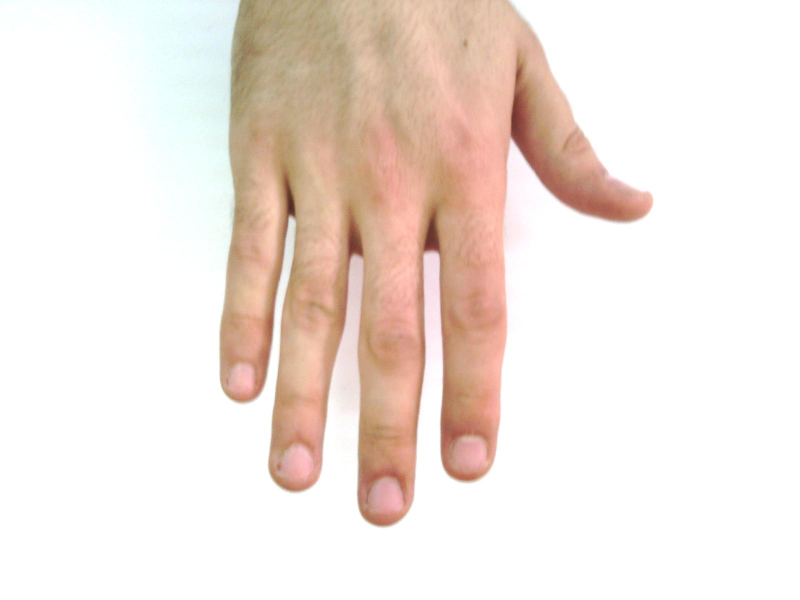
#> input picture python/09_machine/pichand.jpg, 1600 x 1200 px, given in place of the camera (shown at 1/2 size)
$ python hand.py
#> lines starting #> are read from the running program, lines starting #| are printed output that depends on the picture; after the words box and inside, x2 and y2 are one past the last pixel; in counts of white or black regions, pixels touching at a corner belong together
# include the HSV and YCrCb

import cv2
import numpy as np
import math

cap= cv2.VideoCapture(0)
cv2.namedWindow('image')

while(cap.isOpened()):
	ret,frame=cap.read()
#> frame is the input picture: shape (1200, 1600, 3); mean B, G, R 222.4, 229.5, 241.3
	frame = cv2.flip(frame,1)
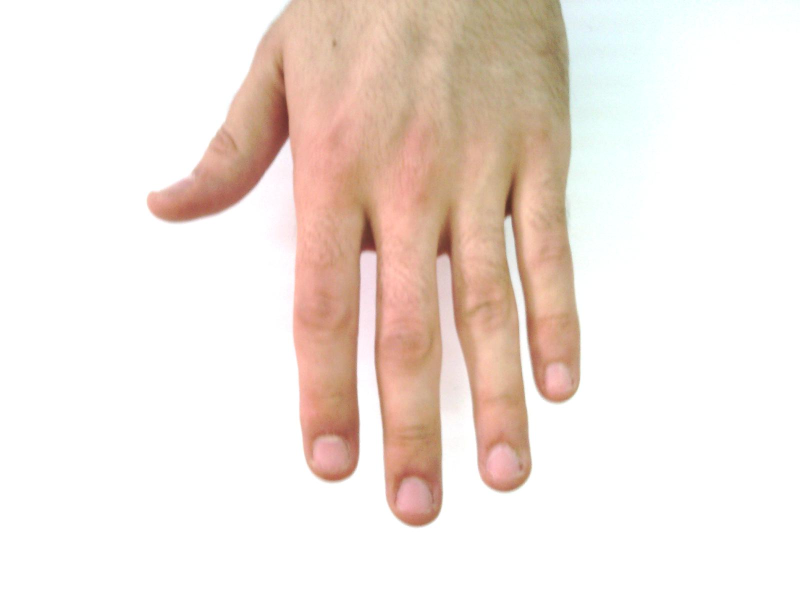
#> frame: shape (1200, 1600, 3) (shown at 1/2 size); mean B, G, R 222.4, 229.5, 241.3

	frame = cv2.resize(frame, (640,360))
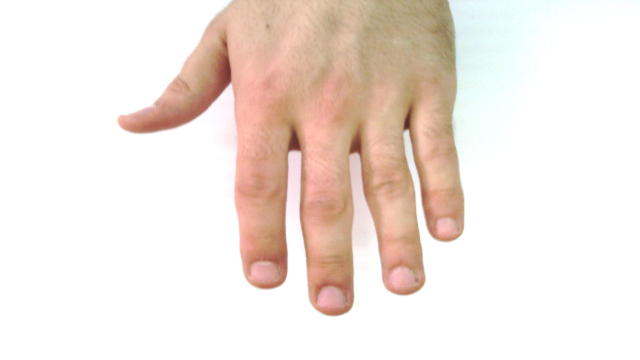
#> frame: shape (360, 640, 3); mean B, G, R 222.3, 229.4, 241.3

	#frame = cv2.equalizeHist(frame)

	frame_HSV = cv2.cvtColor(frame, cv2.COLOR_BGR2HSV)
#> frame_HSV: shape (360, 640, 3); mean H, S, V 12.4, 24.9, 242.1

	HSV_mask = cv2.inRange(frame_HSV, (0,15,0),(17,170,255))
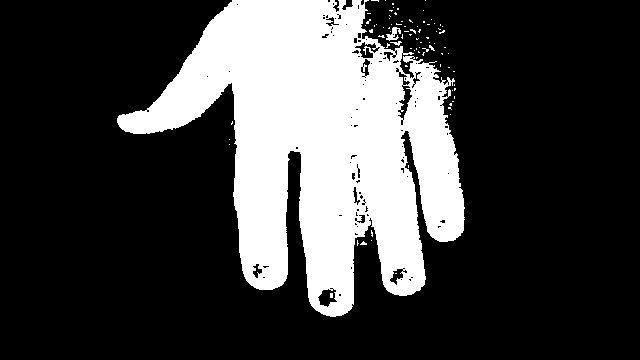
#> HSV_mask: shape (360, 640); 25.4% white; 84 white regions (81 under 20 px), largest, box (x1, y1, x2, y2) and area: (117, 0, 465, 317) 57937, (386, 27, 401, 41) 105, (390, 41, 402, 46) 26
	HSV_mask = cv2.morphologyEx(HSV_mask, cv2.MORPH_OPEN, np.ones((5,5), np.uint8))
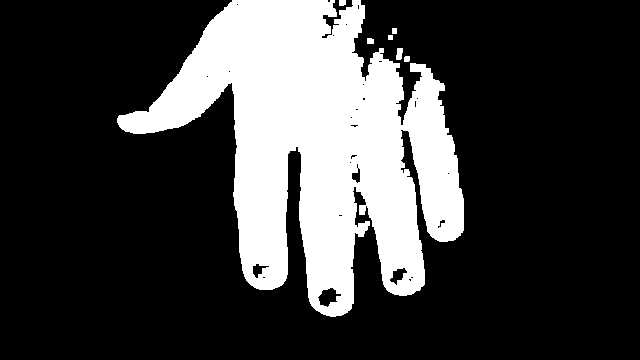
#> HSV_mask: shape (360, 640); 24.5% white; 7 white regions, largest, box (x1, y1, x2, y2) and area: (117, 0, 464, 317) 56299, (396, 48, 403, 60) 69, (339, 0, 346, 6) 40
	HSV_result = cv2.bitwise_not(HSV_mask)


	frame_YCrCb = cv2.cvtColor(frame, cv2.COLOR_BGR2YCrCb)
#> frame_YCrCb: shape (360, 640, 3); mean of channels 0, 1, 2 232.2, 134.5, 122.5

	YCrCb_mask = cv2.inRange(frame_YCrCb,(0,135,85),(255,180,135))
#> YCrCb_mask: shape (360, 640); 28.6% white; 4 white regions (3 under 20 px), largest, box (x1, y1, x2, y2) and area: (117, 0, 464, 317) 65900
	YCrCb_mask = cv2.morphologyEx(YCrCb_mask, cv2.MORPH_OPEN, np.ones((5,5), np.uint8))
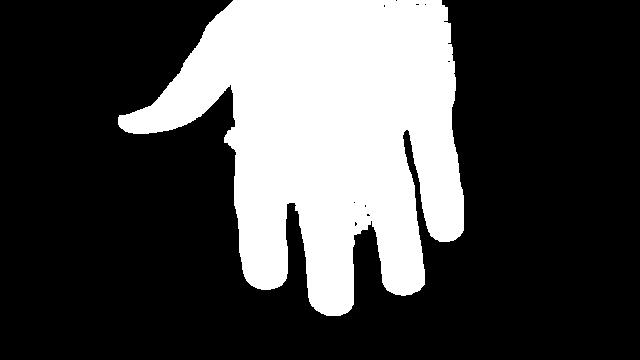
#> YCrCb_mask: shape (360, 640); 28.5% white; 1 white region, box (x1, y1, x2, y2) and area: (118, 0, 464, 316) 65745
	YCrCb_result = cv2.bitwise_not(YCrCb_mask)

	global_mask = cv2.bitwise_and(YCrCb_mask, HSV_mask)
#> global_mask: shape (360, 640); 24.5% white; 8 white regions, largest, box (x1, y1, x2, y2) and area: (118, 0, 464, 316) 56031, (396, 48, 403, 60) 69, (359, 205, 366, 215) 64
	global_mask = cv2.medianBlur(global_mask,3)
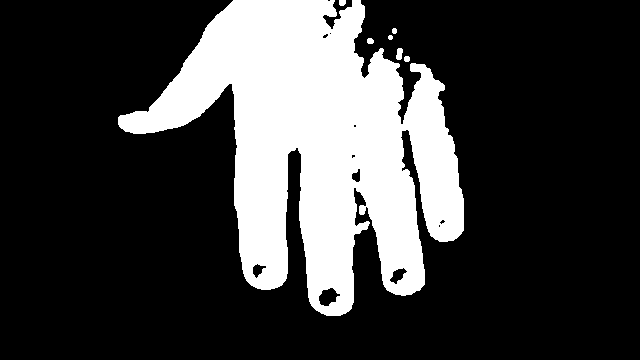
#> global_mask: shape (360, 640); 24.5% white; 7 white regions, largest, box (x1, y1, x2, y2) and area: (118, 0, 464, 316) 56207, (396, 48, 403, 60) 66, (339, 0, 346, 6) 38
	global_mask = cv2.morphologyEx(global_mask, cv2.MORPH_OPEN, np.ones((4,4),np.uint8))
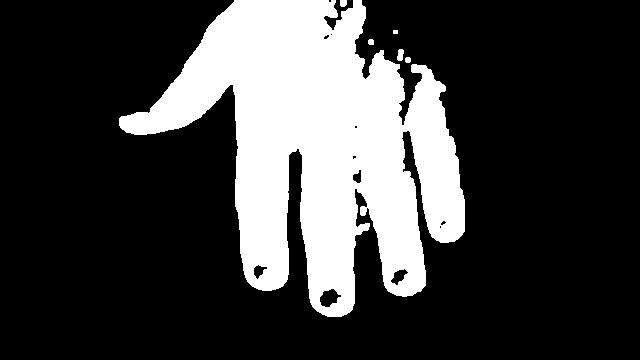
#> global_mask: shape (360, 640); 24.5% white; 6 white regions, box (x1, y1, x2, y2) and area: (119, 0, 465, 317) 56277, (397, 49, 404, 61) 66, (340, 0, 347, 7) 45, (368, 39, 374, 45) 33, (405, 57, 411, 63) 32, (393, 30, 398, 34) 20
	#global_mask = cv2.morphologyEx(global_mask, cv2.MORPH_CLOSE, np.ones((6,6), np.uint8))
	global_result = cv2.bitwise_not(global_mask)
	#kernel = np.ones((3,3),np.uint8)

	#roi=frame[700:1150, 100:550]

	#cv2.rectangle(frame, (700,100),(1150,550), (255,0,0),4)

	cv2.imshow('image',frame)
	cv2.imshow('HSV', HSV_result)
	cv2.imshow('YCrCb', YCrCb_result)
	cv2.imshow('Result', global_result)
	k=cv2.waitKey(5)&0xff
#> (key Esc is pressed here)
	if k==27:
		break

cap.release()
cv2.destroyAllWindows()
